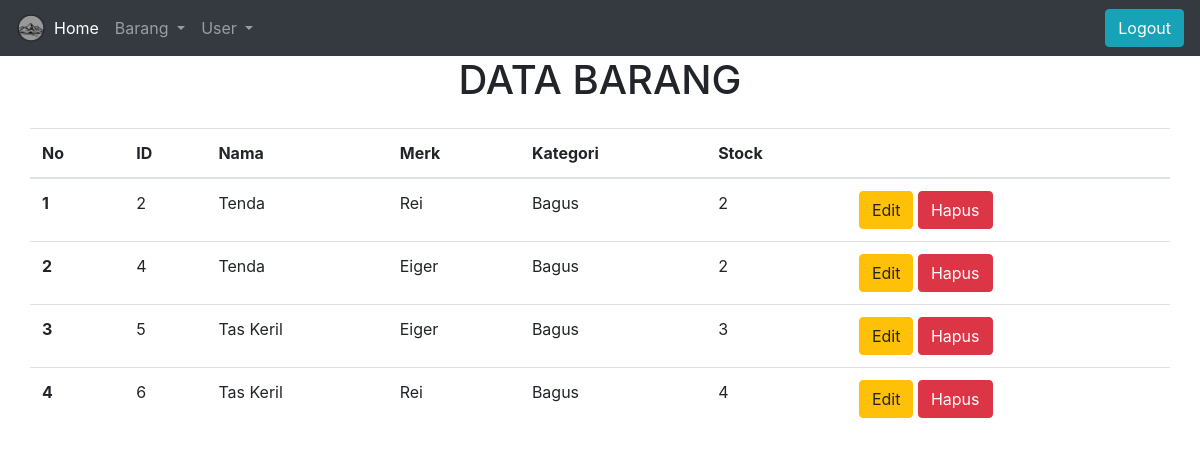
The page /barang.php (signed in) on the database its author committed.
### tables this page shows
CREATE TABLE `barang` (
  `id` int(11) NOT NULL,
  `nama` varchar(255) NOT NULL,
  `merk` varchar(255) NOT NULL,
  `kategori` varchar(255) NOT NULL,
  `stock` int(11) NOT NULL
);

### database.php (called while the page is built, shortened)
<?php
    $host="localhost";
    $user="root";
    $pass="";
    $dbname="peminjaman";
    $koneksi=mysqli_connect($host, $user, $pass, $dbname) or die("gagal terhubung dengan database: " . mysqli_error($koneksi));
    function tampildata($tablename)
    {
        global $koneksi;
        $hasil=mysqli_query($koneksi, "select * from $tablename");
        $rows=[];
        while($row = mysqli_fetch_assoc($hasil))
        {
            $rows[] = $row;
        }
        return $rows;
    }
?>

### barang.php (the view, shortened to what this page needs)
<?php
    require_once('database.php');
    $data=tampildata('barang');
    $nomor=0;
?>
<!doctype html>
<html lang="en">
  <head>
    <link rel="stylesheet" href="https://cdn.jsdelivr.net/npm/bootstrap@4.5.3/dist/css/bootstrap.min.css">
  </head>
  <body>
  <nav class="navbar navbar-expand-lg navbar-dark bg-dark">
  <img src="img/logo2.png" height=30 width=30>
  <div class="collapse navbar-collapse" id="navbarSupportedContent">
    <ul class="navbar-nav mr-auto">
    <li class="nav-item active">
        <a class="nav-link" href="home.php">Home <span class="sr-only">(current)</span></a>
      </li>
    <li class="nav-item dropdown">
        <a class="nav-link dropdown-toggle" href="#" id="navbarDropdown" role="button" data-toggle="dropdown" aria-haspopup="true" aria-expanded="false">
          Barang
        </a>
      </li>
      <li class="nav-item dropdown">
        <a class="nav-link dropdown-toggle" href="#" id="navbarDropdown" role="button" data-toggle="dropdown" aria-haspopup="true" aria-expanded="false">
          User
        </a>
      </li>
    </ul>
    <a href="logout.php" class="btn btn-info">Logout</a>
  </div>
</nav>
<div class="container">
    <center><h1>DATA BARANG</h1></center>
</div>
<div class="container">
    <div class="row pt-3">
    <table class="table">
  <thead>
    <tr>
      <th scope="col">No</th>
      <th scope="col">ID</th>
      <th scope="col">Nama</th>
      <th scope="col">Merk</th>
      <th scope="col">Kategori</th>
      <th scope="col">Stock</th>
      <th scope="col"></th>
    </tr>
  </thead>
  <tbody>
  <?php foreach($data as $item) : ?>
      <?php $nomor++; ?>
      <tr>
      <th scope="row"><?php echo "$nomor"; ?></th>
      <td><?php echo $item['id']; ?></td>
      <td><?php echo $item['nama']; ?></td>
      <td><?php echo $item['merk']; ?></td>
      <td><?php echo $item['kategori']; ?></td>
      <td><?php echo $item['stock']; ?></td>
      <td><?php echo "<a href='edit.php?id=$item[id]'><button class='btn btn-warning'>Edit</button></a> <a href='javascript:hapusData(".$item['id'].")'><button class='btn btn-danger'>Hapus</button></a>"; ?></td>
    </tr>
    <?php endforeach ?>
  </tbody>
</table>
    </div>
</div>
  </body>
</html>

### barang.php (style rules this page uses)
body { background-image: url(''); background-repeat: no-repeat; background-size: cover; }

### rows shown on the page
barang: id "2", nama "Tenda", merk "Rei", kategori "Bagus", stock "2"
barang: id "4", nama "Tenda", merk "Eiger", kategori "Bagus", stock "2"
barang: id "5", nama "Tas Keril", merk "Eiger", kategori "Bagus", stock "3"
barang: id "6", nama "Tas Keril", merk "Rei", kategori "Bagus", stock "4"
